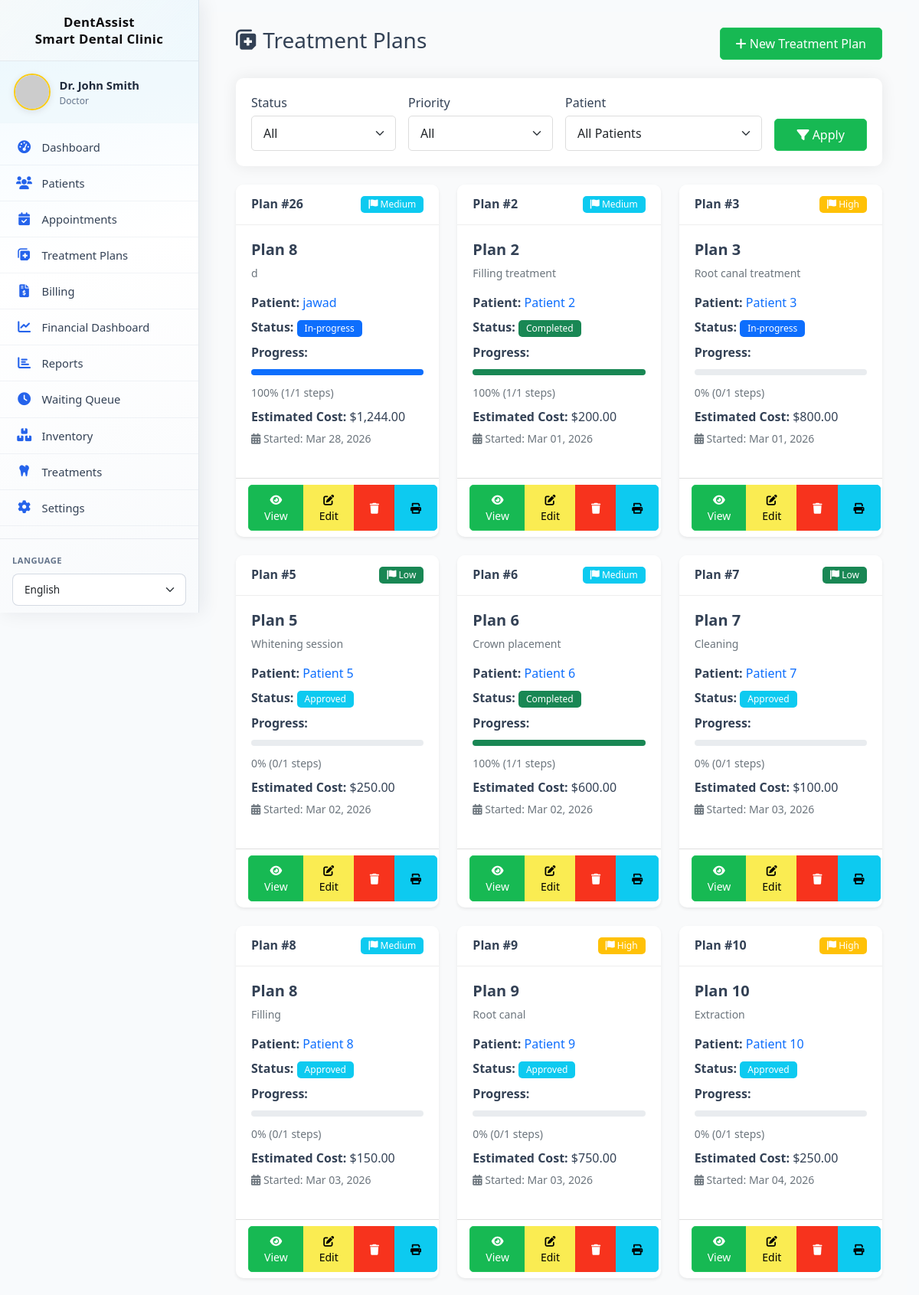
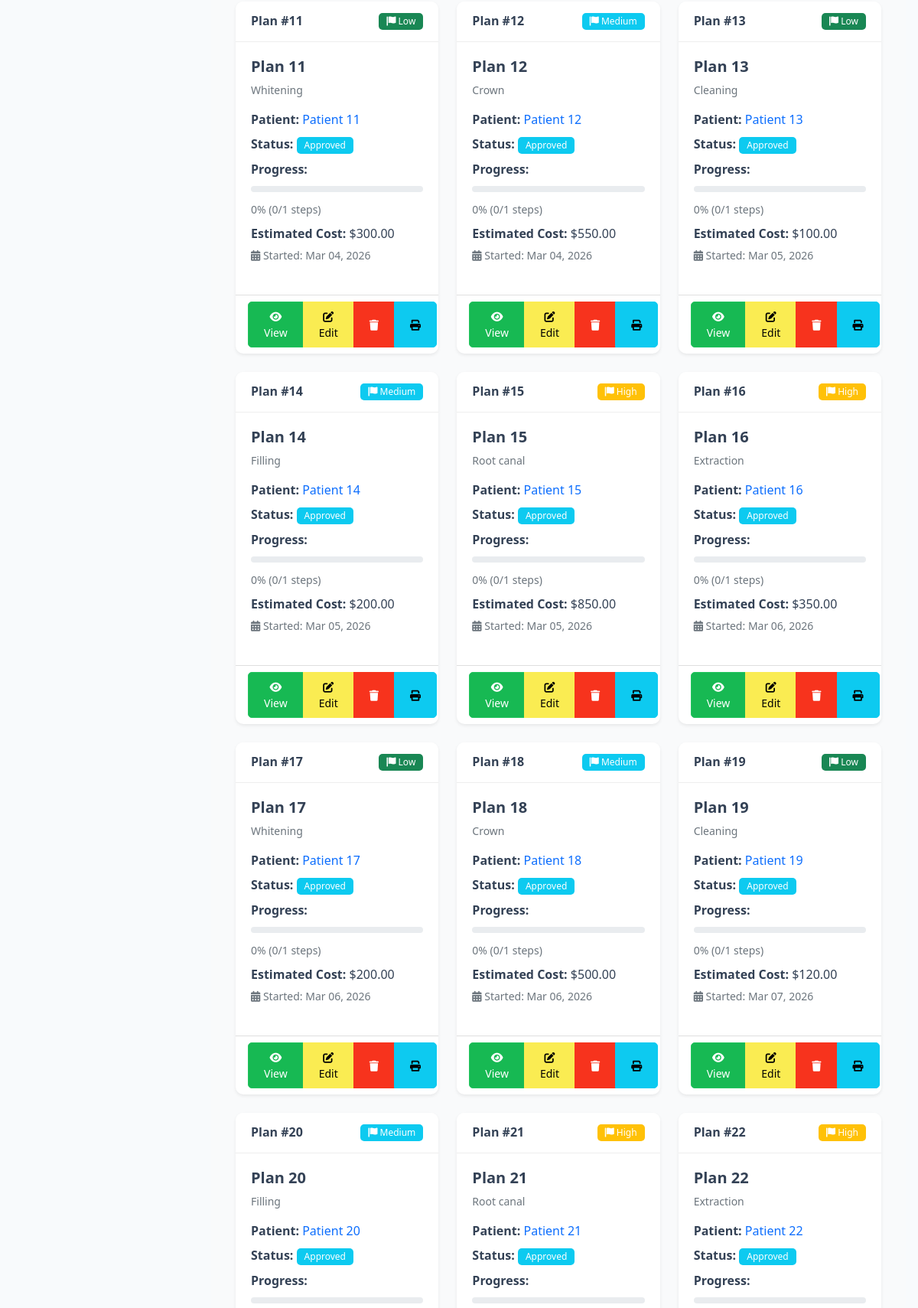
Page /treatment_plans/index.php (signed in, upper part) on the committed database (2 pictures, top to bottom).
### tables this page shows
CREATE TABLE `treatment_plans` (
  `id` int(11) NOT NULL,
  `patient_id` int(11) NOT NULL,
  `plan_name` varchar(100) NOT NULL,
  `description` text DEFAULT NULL,
  `teeth_affected` text DEFAULT NULL,
  `estimated_cost` decimal(10,2) DEFAULT NULL,
  `actual_cost` decimal(10,2) DEFAULT NULL,
  `discount` decimal(10,2) DEFAULT 0.00,
  `status` enum('proposed','approved','in-progress','completed','cancelled') DEFAULT 'proposed',
  `priority` enum('low','medium','high','emergency') DEFAULT 'medium',
  `start_date` date DEFAULT NULL,
  `estimated_end_date` date DEFAULT NULL,
  `actual_end_date` date DEFAULT NULL,
  `notes` text DEFAULT NULL,
  `patient_approved` tinyint(1) DEFAULT 0,
  `approval_date` timestamp NULL DEFAULT NULL,
  `approval_signature` varchar(255) DEFAULT NULL,
  `created_at` timestamp NOT NULL DEFAULT current_timestamp(),
  `updated_at` timestamp NOT NULL DEFAULT current_timestamp() ON UPDATE current_timestamp(),
  `created_by` int(11) DEFAULT NULL
);

CREATE TABLE `patients` (
  `id` int(11) NOT NULL,
  `user_id` int(11) DEFAULT NULL,
  `full_name` varchar(100) NOT NULL,
  `date_of_birth` date DEFAULT NULL,
  `gender` enum('male','female','other') DEFAULT NULL,
  `phone` varchar(20) DEFAULT NULL,
  `email` varchar(100) DEFAULT NULL,
  `emergency_contact_name` varchar(100) DEFAULT NULL,
  `emergency_contact_phone` varchar(20) DEFAULT NULL,
  `emergency_contact_relation` varchar(50) DEFAULT NULL,
  `insurance_provider` varchar(100) DEFAULT NULL,
  `insurance_id` varchar(50) DEFAULT NULL,
  `insurance_type` enum('Private','Social Security','Medicaid','None') DEFAULT 'None',
  `insurance_coverage` int(11) DEFAULT 0,
  `medical_history` text DEFAULT NULL,
  `allergies` text DEFAULT NULL,
  `current_medications` text DEFAULT NULL,
  `past_surgeries` text DEFAULT NULL,
  `chronic_conditions` text DEFAULT NULL,
  `dental_history` text DEFAULT NULL,
  `previous_dentist` varchar(100) DEFAULT NULL,
  `last_visit_date` date DEFAULT NULL,
  `address_line1` varchar(255) DEFAULT NULL,
  `address_line2` varchar(255) DEFAULT NULL,
  `address` varchar(500) DEFAULT NULL,
  `city` varchar(100) DEFAULT NULL,
  `state` varchar(50) DEFAULT NULL,
  `postal_code` varchar(20) DEFAULT NULL,
  `country` varchar(50) DEFAULT 'USA',
  `points` int(11) DEFAULT 0,
  `subscription_type` enum('none','basic','premium','family') DEFAULT 'none',
  `subscription_start_date` date DEFAULT NULL,
  `subscription_end_date` date DEFAULT NULL,
  `referral_code` varchar(20) DEFAULT NULL,
  `referred_by` int(11) DEFAULT NULL,
  `created_at` timestamp NOT NULL DEFAULT current_timestamp(),
  `updated_at` timestamp NOT NULL DEFAULT current_timestamp() ON UPDATE current_timestamp(),
  `created_by` int(11) DEFAULT NULL,
  `subscription_status` enum('none','pending','active','expired') DEFAULT 'none'
);

### includes/db.php (called while the page is built, shortened)
<?php
class Database {
    private $host = DB_HOST;
    private $user = DB_USER;
    private $pass = DB_PASS;
    private $dbname = DB_NAME;
    private $conn;
    private static $instance = null;
    private function __construct() {
        try {
            $this->conn = new mysqli($this->host, $this->user, $this->pass, $this->dbname);
            $this->conn->set_charset("utf8mb4");
        } catch (Exception $e) {
            die("Database connection error: " . $e->getMessage());
        }
    }
    public static function getInstance() {
        if (self::$instance == null) {
            self::$instance = new Database();
        }
        return self::$instance;
    }
    public function query($sql, $params = [], $types = "") {
        $stmt = $this->conn->prepare($sql);
        if (!empty($params)) {
            if (empty($types)) {
                $types = $this->determineTypes($params);
            }
            $stmt->bind_param($types, ...$params);
        }
        if (!$stmt->execute()) {
            $err = $stmt->error ?: $this->conn->error;
            throw new Exception('Query failed: ' . $err);
        }
        return $stmt;
    }
    private function determineTypes($params) {
        $types = '';
        foreach ($params as $param) {
            if (is_int($param)) {
                $types .= 'i';
            } elseif (is_float($param)) {
                $types .= 'd';
            } elseif (is_string($param)) {
                $types .= 's';
            } else {
                $types .= 'b';
            }
        }
        return $types;
    }
    public function fetchAll($sql, $params = [], $types = "") {
        $stmt = $this->query($sql, $params, $types);
        $result = $stmt->get_result();
        if ($result) {
            return $result->fetch_all(MYSQLI_ASSOC);
        }
        return [];
    }
}
?>

### api/_helpers.php (called while the page is built, shortened)
<?php
function repo_patient_list_for_select(int $limit = 0): array
{
    $db = Database::getInstance();
    return $db->fetchAll('SELECT id, full_name FROM patients ORDER BY full_name');
}

### includes/functions.php (called while the page is built, shortened)
<?php
require_once __DIR__ . '/db.php';
function formatDate($date, $format = 'M d, Y')
{
    $s = trim((string) $date);
    try {
        $dateObj = new DateTime($date);
        $y = (int) $dateObj->format('Y');
        return $dateObj->format($format);
    } catch (Exception $e) {
        return 'Not set';
    }
}
function formatCurrency($amount)
{
    return '$' . number_format($amount, 2);
}

### treatment_plans/index.php (the view, shortened to what this page needs)
<?php
require_once __DIR__ . '/../api/_helpers.php';
$db = Database::getInstance();
$where = ["1=1"];
$params = [];
$types = "";
$whereClause = implode(" AND ", $where);
$plans = $db->fetchAll(
    "SELECT tp.*,
            p.full_name as patient_name,
            p.phone as patient_phone,
            (SELECT COUNT(*) FROM treatment_steps WHERE plan_id = tp.id) as total_steps,
            (SELECT COUNT(*) FROM treatment_steps WHERE plan_id = tp.id AND status = 'completed') as completed_steps
     FROM treatment_plans tp
     JOIN patients p ON tp.patient_id = p.id
     WHERE $whereClause
     ORDER BY tp.created_at DESC",
    $params,
    $types
);
include '../layouts/header.php';
?>
<div class="container-fluid">
    <div class="d-flex justify-content-between align-items-center mb-4">
        <h1 class="h3"><i class="fas fa-notes-medical"></i> Treatment Plans</h1>
        <a href="add.php" class="btn btn-primary">
            <i class="fas fa-plus"></i> New Treatment Plan
        </a>
    </div>
    <div class="card mb-4">
        <div class="card-body">
            <form method="GET" class="row g-3">
                <div class="col-md-3">
                    <label class="form-label">Status</label>
                    <select class="form-select" name="status">
                        <option value="">All</option>
                    </select>
                </div>
                <div class="col-md-3">
                    <label class="form-label">Priority</label>
                    <select class="form-select" name="priority">
                        <option value="">All</option>
                    </select>
                </div>
                <div class="col-md-4">
                    <label class="form-label">Patient</label>
                    <select class="form-select" name="patient_id">
                        <option value="">All Patients</option>
                    </select>
                </div>
                <div class="col-md-2 d-flex align-items-end">
                    <button type="submit" class="btn btn-primary w-100">
                        <i class="fas fa-filter"></i> Apply
                    </button>
                </div>
            </form>
        </div>
    </div>
    <div class="row">
        <?php if (empty($plans)): ?>
            <div class="col-12">
                <div class="card">
                    <div class="card-body text-center py-5">
                        <i class="fas fa-notes-medical fa-3x text-muted mb-3"></i>
                        <h5>No Treatment Plans Found</h5>
                        <p class="text-muted">Create your first treatment plan to get started</p>
                        <a href="add.php" class="btn btn-primary">Create Treatment Plan</a>
                    </div>
                </div>
            </div>
        <?php else: ?>
            <?php foreach ($plans as $plan): ?>
                <?php
                $priorityColors = [
                    'low' => 'success',
                    'medium' => 'info',
                    'high' => 'warning',
                    'emergency' => 'danger'
                ];
                $priorityColor = $priorityColors[$plan['priority']] ?? 'secondary';
                $statusColors = [
                    'proposed' => 'warning',
                    'approved' => 'info',
                    'in-progress' => 'primary',
                    'completed' => 'success',
                    'cancelled' => 'danger'
                ];
                $statusColor = $statusColors[$plan['status']] ?? 'secondary';
                $progress = $plan['total_steps'] > 0
                    ? round(($plan['completed_steps'] / $plan['total_steps']) * 100)
                    : 0;
                ?>
                <div class="col-md-6 col-lg-4 mb-4">
                    <div class="card h-100 shadow-sm">
                        <div class="card-header d-flex justify-content-between align-items-center">
                            <h6 class="mb-0">Plan #<?php echo $plan['id']; ?></h6>
                            <span class="badge bg-<?php echo $priorityColor; ?>">
                                <i class="fas fa-flag"></i> <?php echo ucfirst($plan['priority']); ?>
                            </span>
                        </div>
                        <div class="card-body">
                            <h5 class="card-title"><?php echo htmlspecialchars($plan['plan_name']); ?></h5>
                            <p class="card-text small text-muted">
                                <?php echo htmlspecialchars($plan['description'] ?? 'No description'); ?>
                            </p>
                            <div class="mb-2">
                                <strong>Patient:</strong>
                                <a href="../patients/view.php?id=<?php echo $plan['patient_id']; ?>" class="text-decoration-none">
                                    <?php echo htmlspecialchars($plan['patient_name']); ?>
                                </a>
                            </div>
                            <div class="mb-2">
                                <strong>Status:</strong>
                                <span class="badge bg-<?php echo $statusColor; ?>">
                                    <?php echo ucfirst($plan['status']); ?>
                                </span>
                            </div>
                            <div class="mb-2">
                                <strong>Progress:</strong>
                                <div class="progress" style="height: 8px;">
                                    <div class="progress-bar bg-<?php echo $statusColor; ?>"
                                         role="progressbar"
                                         style="width: <?php echo $progress; ?>%"
                                         aria-valuenow="<?php echo $progress; ?>"
                                         aria-valuemin="0"
                                         aria-valuemax="100"></div>
                                </div>
                                <small class="text-muted"><?php echo $progress; ?>% (<?php echo $plan['completed_steps']; ?>/<?php echo $plan['total_steps']; ?> steps)</small>
                            </div>
                            <div class="mb-1">
                                <strong>Estimated Cost:</strong>
                                <?php echo formatCurrency($plan['estimated_cost'] ?? 0); ?>
                            </div>
                            <?php if ($plan['start_date']): ?>
                                <div class="mb-0">
                                    <small class="text-muted">
                                        <i class="fas fa-calendar-alt"></i> Started: <?php echo formatDate($plan['start_date']); ?>
                                    </small>
                                </div>
                            <?php endif; ?>
                        </div>
                        <div class="card-footer bg-transparent">
                            <div class="btn-group w-100">
                                <a href="view.php?id=<?php echo $plan['id']; ?>" class="btn btn-sm btn-primary">
                                    <i class="fas fa-eye"></i> View
                                </a>
                                <a href="edit.php?id=<?php echo $plan['id']; ?>" class="btn btn-sm btn-warning">
                                    <i class="fas fa-edit"></i> Edit
                                </a>
                                <button class="btn btn-sm btn-danger" onclick="deletePlan(<?php echo $plan['id']; ?>)">
                                    <i class="fas fa-trash"></i>
                                </button>
                                <button class="btn btn-sm btn-info" onclick="printPlan(<?php echo $plan['id']; ?>)">
                                    <i class="fas fa-print"></i>
                                </button>
                            </div>
                        </div>
                    </div>
                </div>
            <?php endforeach; ?>
        <?php endif; ?>
    </div>
</div>
<?php include '../layouts/footer.php'; ?>

### rows in the picture
treatment_plans: id "26", priority "Medium", plan_name "Plan 8", description "d", patient.full_name "jawad", status "In-progress", progress "100", completed_steps "1", total_steps "1", estimated_cost "$1,244.00", start_date "Mar 28, 2026"
treatment_plans: id "2", priority "Medium", plan_name "Plan 2", description "Filling treatment", patient.full_name "Patient 2", status "Completed", progress "100", completed_steps "1", total_steps "1", estimated_cost "$200.00", start_date "Mar 01, 2026"
treatment_plans: id "3", priority "High", plan_name "Plan 3", description "Root canal treatment", patient.full_name "Patient 3", status "In-progress", progress "0", completed_steps "0", total_steps "1", estimated_cost "$800.00", start_date "Mar 01, 2026"
treatment_plans: id "5", priority "Low", plan_name "Plan 5", description "Whitening session", patient.full_name "Patient 5", status "Approved", progress "0", completed_steps "0", total_steps "1", estimated_cost "$250.00", start_date "Mar 02, 2026"
treatment_plans: id "6", priority "Medium", plan_name "Plan 6", description "Crown placement", patient.full_name "Patient 6", status "Completed", progress "100", completed_steps "1", total_steps "1", estimated_cost "$600.00", start_date "Mar 02, 2026"
treatment_plans: id "7", priority "Low", plan_name "Plan 7", description "Cleaning", patient.full_name "Patient 7", status "Approved", progress "0", completed_steps "0", total_steps "1", estimated_cost "$100.00", start_date "Mar 03, 2026"
treatment_plans: id "8", priority "Medium", plan_name "Plan 8", description "Filling", patient.full_name "Patient 8", status "Approved", progress "0", completed_steps "0", total_steps "1", estimated_cost "$150.00", start_date "Mar 03, 2026"
treatment_plans: id "9", priority "High", plan_name "Plan 9", description "Root canal", patient.full_name "Patient 9", status "Approved", progress "0", completed_steps "0", total_steps "1", estimated_cost "$750.00", start_date "Mar 03, 2026"
treatment_plans: id "10", priority "High", plan_name "Plan 10", description "Extraction", patient.full_name "Patient 10", status "Approved", progress "0", completed_steps "0", total_steps "1", estimated_cost "$250.00", start_date "Mar 04, 2026"
treatment_plans: id "11", priority "Low", plan_name "Plan 11", description "Whitening", patient.full_name "Patient 11", status "Approved", progress "0", completed_steps "0", total_steps "1", estimated_cost "$300.00", start_date "Mar 04, 2026"
treatment_plans: id "12", priority "Medium", plan_name "Plan 12", description "Crown", patient.full_name "Patient 12", status "Approved", progress "0", completed_steps "0", total_steps "1", estimated_cost "$550.00", start_date "Mar 04, 2026"
treatment_plans: id "13", priority "Low", plan_name "Plan 13", description "Cleaning", patient.full_name "Patient 13", status "Approved", progress "0", completed_steps "0", total_steps "1", estimated_cost "$100.00", start_date "Mar 05, 2026"
treatment_plans: id "14", priority "Medium", plan_name "Plan 14", description "Filling", patient.full_name "Patient 14", status "Approved", progress "0", completed_steps "0", total_steps "1", estimated_cost "$200.00", start_date "Mar 05, 2026"
treatment_plans: id "15", priority "High", plan_name "Plan 15", description "Root canal", patient.full_name "Patient 15", status "Approved", progress "0", completed_steps "0", total_steps "1", estimated_cost "$850.00", start_date "Mar 05, 2026"
treatment_plans: id "16", priority "High", plan_name "Plan 16", description "Extraction", patient.full_name "Patient 16", status "Approved", progress "0", completed_steps "0", total_steps "1", estimated_cost "$350.00", start_date "Mar 06, 2026"
treatment_plans: id "17", priority "Low", plan_name "Plan 17", description "Whitening", patient.full_name "Patient 17", status "Approved", progress "0", completed_steps "0", total_steps "1", estimated_cost "$200.00", start_date "Mar 06, 2026"
treatment_plans: id "18", priority "Medium", plan_name "Plan 18", description "Crown", patient.full_name "Patient 18", status "Approved", progress "0", completed_steps "0", total_steps "1", estimated_cost "$500.00", start_date "Mar 06, 2026"
treatment_plans: id "19", priority "Low", plan_name "Plan 19", description "Cleaning", patient.full_name "Patient 19", status "Approved", progress "0", completed_steps "0", total_steps "1", estimated_cost "$120.00", start_date "Mar 07, 2026"
treatment_plans: id "20", priority "Medium", plan_name "Plan 20", description "Filling", patient.full_name "Patient 20", status "Approved"
treatment_plans: id "21", priority "High", plan_name "Plan 21", description "Root canal", patient.full_name "Patient 21", status "Approved"
treatment_plans: id "22", priority "High", plan_name "Plan 22", description "Extraction", patient.full_name "Patient 22", status "Approved"

### other values in the picture
SITE_NAME "DentAssist Smart Dental Clinic"
$_SESSION['full_name'] "Dr. John Smith"
$role "Doctor"
__('dashboard', 'Dashboard') "Dashboard"
__('patients', 'Patients') "Patients"
__('appointments', 'Appointments') "Appointments"
__('treatment_plans', 'Treatment Plans') "Treatment Plans"
__('billing', 'Billing') "Billing"
__('financial_dashboard', 'Financial Dashboard') "Financial Dashboard"
__('reports', 'Reports') "Reports"
__('queue', 'Waiting Queue') "Waiting Queue"
__('inventory', 'Inventory') "Inventory"
__('treatments', 'Treatments') "Treatments"
__('settings', 'Settings') "Settings"
__('language', 'Language') "LANGUAGE"
